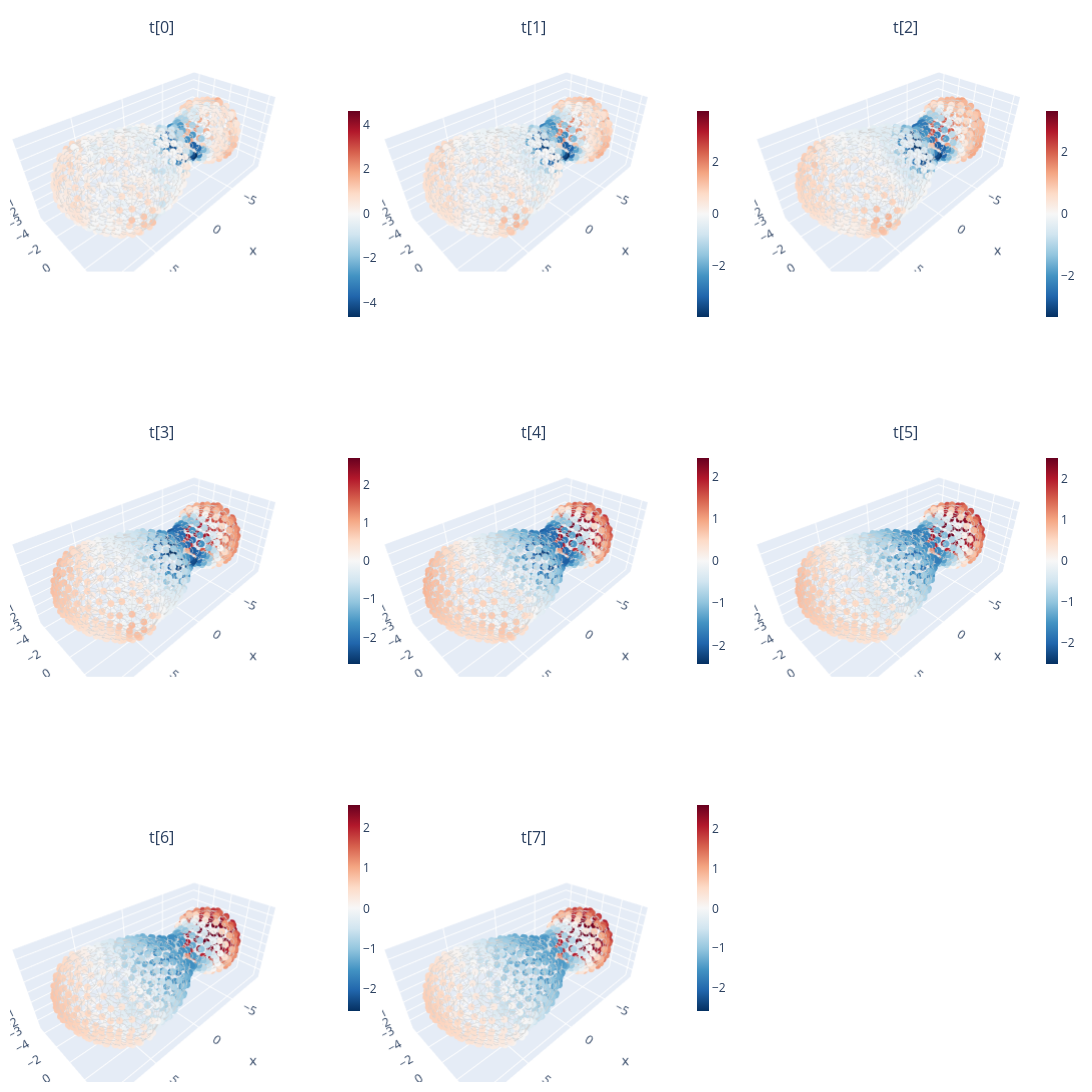

The notebook cell this image was saved under:
### Code cell
import numpy as np
import plotly.graph_objects as go
from plotly.subplots import make_subplots
import math

def plot_hks_graph_subplots(
    centroids, graph, fields_cell, scale_labels=None,
    colorscale="RdBu_r", max_cols=3, node_size=4, edge_width=1
):
    """
    Grid of 3D subplots (max 3 columns). Each subplot = HKS at one time scale
    with its own colorbar positioned within that subplot.
    """
    N, S = fields_cell.shape
    if scale_labels is None:
        scale_labels = [f"t[{i}]" for i in range(S)]

    ncols = min(max_cols, S)
    nrows = math.ceil(S / max_cols)

    # Precompute edges once
    edge_x, edge_y, edge_z = [], [], []
    for i, j in graph.edges():
        edge_x += [centroids[i, 0], centroids[j, 0], None]
        edge_y += [centroids[i, 1], centroids[j, 1], None]
        edge_z += [centroids[i, 2], centroids[j, 2], None]

    fig = make_subplots(
        rows=nrows, cols=ncols,
        specs=[[{'type': 'scene'} for _ in range(ncols)] for _ in range(nrows)],
        subplot_titles=scale_labels
    )

    for k in range(S):
        row = k // ncols + 1
        col = k % ncols + 1

        field = fields_cell[:, k]
        vmax = float(np.nanmax(np.abs(field))) if np.any(np.isfinite(field)) else 1.0
        cmin, cmax = -vmax, vmax  # center at 0 per subplot

        # ---- colorbar position for THIS subplot (normalized figure coords) ----
        # Subplot domain: [ (col-1)/ncols , col/ncols ] × [ 1-row/nrows , 1-(row-1)/nrows ]
        x0 = (col - 1) / ncols
        x1 = col / ncols
        y0 = 1 - row / nrows
        y1 = 1 - (row - 1) / nrows
        cb_x = x1 - 0.02                 # a bit inside the right edge of this subplot
        cb_y = (y0 + y1) / 2.0           # vertically centered in this subplot
        cb_len = 0.65 / nrows            # short bar; scales with number of rows

        # Edges
        fig.add_trace(
            go.Scatter3d(
                x=edge_x, y=edge_y, z=edge_z,
                mode="lines",
                line=dict(width=edge_width, color="lightgray"),
                hoverinfo="none",
                showlegend=False
            ),
            row=row, col=col
        )

        # Nodes
        fig.add_trace(
            go.Scatter3d(
                x=centroids[:, 0], y=centroids[:, 1], z=centroids[:, 2],
                mode="markers",
                marker=dict(
                    size=node_size,
                    color=field,
                    colorscale=colorscale,
                    cmin=cmin, cmax=cmax,
                    colorbar=dict(
                        title="",
                        x=cb_x, y=cb_y,
                        yanchor="middle",
                        len=cb_len,
                        thickness=12
                    ),
                    line=dict(width=0)
                ),
                hoverinfo="none",
                showlegend=False,
                name=scale_labels[k]
            ),
            row=row, col=col
        )

        # Keep aspect ratio
        scene_name = "scene" if (row == 1 and col == 1) else f"scene{k+1}"
        fig.update_layout(**{scene_name: dict(aspectmode='data')})

    fig.update_layout(
        height=500 * nrows,
        width=380 * ncols,
        margin=dict(l=10, r=10, t=40, b=10),
        showlegend=False
    )
    fig.show()



plot_hks_graph_subplots(centroids, cell_graph, (cell_weighted_hks-np.mean(cell_weighted_hks, axis=0))/np.std(cell_weighted_hks, axis=0))
# plot_hks_graph_subplots(centroids, cell_graph, cell_weighted_hks)

### Figure 1 — Plotly figure (JSON) as saved in the notebook; plotly's stock layout.template omitted (floating-point values rounded to 4 significant figures; data arrays with more than 128 entries replaced by an {"elided": "..."} marker saying what was removed)
{"data": [{"hoverinfo": "none", "line": {"color": "lightgray", "width": 1}, "mode": "lines", "scene": "scene", "showlegend": false, "type": "scatter3d", "x": {"elided": "5304 float values"}, "y": {"elided": "5304 float values"}, "z": {"elided": "5304 float values"}}, {"hoverinfo": "none", "marker": {"cmax": 4.643, "cmin": -4.643, "color": {"elided": "590 float values"}, "colorbar": {"len": 0.2167, "thickness": 12, "title": {"text": ""}, "x": 0.3133, "y": 0.8333, "yanchor": "middle"}, "colorscale": [[0, "rgb(5,48,97)"], [0.1, "rgb(33,102,172)"], [0.2, "rgb(67,147,195)"], [0.3, "rgb(146,197,222)"], [0.4, "rgb(209,229,240)"], [0.5, "rgb(247,247,247)"], [0.6, "rgb(253,219,199)"], [0.7, "rgb(244,165,130)"], [0.8, "rgb(214,96,77)"], [0.9, "rgb(178,24,43)"], [1, "rgb(103,0,31)"]], "line": {"width": 0}, "size": 4}, "mode": "markers", "name": "t[0]", "scene": "scene", "showlegend": false, "type": "scatter3d", "x": {"elided": "590 float values"}, "y": {"elided": "590 float values"}, "z": {"elided": "590 float values"}}, {"hoverinfo": "none", "line": {"color": "lightgray", "width": 1}, "mode": "lines", "scene": "scene2", "showlegend": false, "type": "scatter3d", "x": {"elided": "5304 float values"}, "y": {"elided": "5304 float values"}, "z": {"elided": "5304 float values"}}, {"hoverinfo": "none", "marker": {"cmax": 3.976, "cmin": -3.976, "color": {"elided": "590 float values"}, "colorbar": {"len": 0.2167, "thickness": 12, "title": {"text": ""}, "x": 0.6467, "y": 0.8333, "yanchor": "middle"}, "colorscale": [[0, "rgb(5,48,97)"], [0.1, "rgb(33,102,172)"], [0.2, "rgb(67,147,195)"], [0.3, "rgb(146,197,222)"], [0.4, "rgb(209,229,240)"], [0.5, "rgb(247,247,247)"], [0.6, "rgb(253,219,199)"], [0.7, "rgb(244,165,130)"], [0.8, "rgb(214,96,77)"], [0.9, "rgb(178,24,43)"], [1, "rgb(103,0,31)"]], "line": {"width": 0}, "size": 4}, "mode": "markers", "name": "t[1]", "scene": "scene2", "showlegend": false, "type": "scatter3d", "x": {"elided": "590 float values"}, "y": {"elided": "590 float values"}, "z": {"elided": "590 float values"}}, {"hoverinfo": "none", "line": {"color": "lightgray", "width": 1}, "mode": "lines", "scene": "scene3", "showlegend": false, "type": "scatter3d", "x": {"elided": "5304 float values"}, "y": {"elided": "5304 float values"}, "z": {"elided": "5304 float values"}}, {"hoverinfo": "none", "marker": {"cmax": 3.333, "cmin": -3.333, "color": {"elided": "590 float values"}, "colorbar": {"len": 0.2167, "thickness": 12, "title": {"text": ""}, "x": 0.98, "y": 0.8333, "yanchor": "middle"}, "colorscale": [[0, "rgb(5,48,97)"], [0.1, "rgb(33,102,172)"], [0.2, "rgb(67,147,195)"], [0.3, "rgb(146,197,222)"], [0.4, "rgb(209,229,240)"], [0.5, "rgb(247,247,247)"], [0.6, "rgb(253,219,199)"], [0.7, "rgb(244,165,130)"], [0.8, "rgb(214,96,77)"], [0.9, "rgb(178,24,43)"], [1, "rgb(103,0,31)"]], "line": {"width": 0}, "size": 4}, "mode": "markers", "name": "t[2]", "scene": "scene3", "showlegend": false, "type": "scatter3d", "x": {"elided": "590 float values"}, "y": {"elided": "590 float values"}, "z": {"elided": "590 float values"}}, {"hoverinfo": "none", "line": {"color": "lightgray", "width": 1}, "mode": "lines", "scene": "scene4", "showlegend": false, "type": "scatter3d", "x": {"elided": "5304 float values"}, "y": {"elided": "5304 float values"}, "z": {"elided": "5304 float values"}}, {"hoverinfo": "none", "marker": {"cmax": 2.691, "cmin": -2.691, "color": {"elided": "590 float values"}, "colorbar": {"len": 0.2167, "thickness": 12, "title": {"text": ""}, "x": 0.3133, "y": 0.5, "yanchor": "middle"}, "colorscale": [[0, "rgb(5,48,97)"], [0.1, "rgb(33,102,172)"], [0.2, "rgb(67,147,195)"], [0.3, "rgb(146,197,222)"], [0.4, "rgb(209,229,240)"], [0.5, "rgb(247,247,247)"], [0.6, "rgb(253,219,199)"], [0.7, "rgb(244,165,130)"], [0.8, "rgb(214,96,77)"], [0.9, "rgb(178,24,43)"], [1, "rgb(103,0,31)"]], "line": {"width": 0}, "size": 4}, "mode": "markers", "name": "t[3]", "scene": "scene4", "showlegend": false, "type": "scatter3d", "x": {"elided": "590 float values"}, "y": {"elided": "590 float values"}, "z": {"elided": "590 float values"}}, {"hoverinfo": "none", "line": {"color": "lightgray", "width": 1}, "mode": "lines", "scene": "scene5", "showlegend": false, "type": "scatter3d", "x": {"elided": "5304 float values"}, "y": {"elided": "5304 float values"}, "z": {"elided": "5304 float values"}}, {"hoverinfo": "none", "marker": {"cmax": 2.44, "cmin": -2.44, "color": {"elided": "590 float values"}, "colorbar": {"len": 0.2167, "thickness": 12, "title": {"text": ""}, "x": 0.6467, "y": 0.5, "yanchor": "middle"}, "colorscale": [[0, "rgb(5,48,97)"], [0.1, "rgb(33,102,172)"], [0.2, "rgb(67,147,195)"], [0.3, "rgb(146,197,222)"], [0.4, "rgb(209,229,240)"], [0.5, "rgb(247,247,247)"], [0.6, "rgb(253,219,199)"], [0.7, "rgb(244,165,130)"], [0.8, "rgb(214,96,77)"], [0.9, "rgb(178,24,43)"], [1, "rgb(103,0,31)"]], "line": {"width": 0}, "size": 4}, "mode": "markers", "name": "t[4]", "scene": "scene5", "showlegend": false, "type": "scatter3d", "x": {"elided": "590 float values"}, "y": {"elided": "590 float values"}, "z": {"elided": "590 float values"}}, {"hoverinfo": "none", "line": {"color": "lightgray", "width": 1}, "mode": "lines", "scene": "scene6", "showlegend": false, "type": "scatter3d", "x": {"elided": "5304 float values"}, "y": {"elided": "5304 float values"}, "z": {"elided": "5304 float values"}}, {"hoverinfo": "none", "marker": {"cmax": 2.513, "cmin": -2.513, "color": {"elided": "590 float values"}, "colorbar": {"len": 0.2167, "thickness": 12, "title": {"text": ""}, "x": 0.98, "y": 0.5, "yanchor": "middle"}, "colorscale": [[0, "rgb(5,48,97)"], [0.1, "rgb(33,102,172)"], [0.2, "rgb(67,147,195)"], [0.3, "rgb(146,197,222)"], [0.4, "rgb(209,229,240)"], [0.5, "rgb(247,247,247)"], [0.6, "rgb(253,219,199)"], [0.7, "rgb(244,165,130)"], [0.8, "rgb(214,96,77)"], [0.9, "rgb(178,24,43)"], [1, "rgb(103,0,31)"]], "line": {"width": 0}, "size": 4}, "mode": "markers", "name": "t[5]", "scene": "scene6", "showlegend": false, "type": "scatter3d", "x": {"elided": "590 float values"}, "y": {"elided": "590 float values"}, "z": {"elided": "590 float values"}}, {"hoverinfo": "none", "line": {"color": "lightgray", "width": 1}, "mode": "lines", "scene": "scene7", "showlegend": false, "type": "scatter3d", "x": {"elided": "5304 float values"}, "y": {"elided": "5304 float values"}, "z": {"elided": "5304 float values"}}, {"hoverinfo": "none", "marker": {"cmax": 2.555, "cmin": -2.555, "color": {"elided": "590 float values"}, "colorbar": {"len": 0.2167, "thickness": 12, "title": {"text": ""}, "x": 0.3133, "y": 0.1667, "yanchor": "middle"}, "colorscale": [[0, "rgb(5,48,97)"], [0.1, "rgb(33,102,172)"], [0.2, "rgb(67,147,195)"], [0.3, "rgb(146,197,222)"], [0.4, "rgb(209,229,240)"], [0.5, "rgb(247,247,247)"], [0.6, "rgb(253,219,199)"], [0.7, "rgb(244,165,130)"], [0.8, "rgb(214,96,77)"], [0.9, "rgb(178,24,43)"], [1, "rgb(103,0,31)"]], "line": {"width": 0}, "size": 4}, "mode": "markers", "name": "t[6]", "scene": "scene7", "showlegend": false, "type": "scatter3d", "x": {"elided": "590 float values"}, "y": {"elided": "590 float values"}, "z": {"elided": "590 float values"}}, {"hoverinfo": "none", "line": {"color": "lightgray", "width": 1}, "mode": "lines", "scene": "scene8", "showlegend": false, "type": "scatter3d", "x": {"elided": "5304 float values"}, "y": {"elided": "5304 float values"}, "z": {"elided": "5304 float values"}}, {"hoverinfo": "none", "marker": {"cmax": 2.578, "cmin": -2.578, "color": {"elided": "590 float values"}, "colorbar": {"len": 0.2167, "thickness": 12, "title": {"text": ""}, "x": 0.6467, "y": 0.1667, "yanchor": "middle"}, "colorscale": [[0, "rgb(5,48,97)"], [0.1, "rgb(33,102,172)"], [0.2, "rgb(67,147,195)"], [0.3, "rgb(146,197,222)"], [0.4, "rgb(209,229,240)"], [0.5, "rgb(247,247,247)"], [0.6, "rgb(253,219,199)"], [0.7, "rgb(244,165,130)"], [0.8, "rgb(214,96,77)"], [0.9, "rgb(178,24,43)"], [1, "rgb(103,0,31)"]], "line": {"width": 0}, "size": 4}, "mode": "markers", "name": "t[7]", "scene": "scene8", "showlegend": false, "type": "scatter3d", "x": {"elided": "590 float values"}, "y": {"elided": "590 float values"}, "z": {"elided": "590 float values"}}], "layout": {"annotations": [{"font": {"size": 16}, "showarrow": false, "text": "t[0]", "x": 0.1444, "xanchor": "center", "xref": "paper", "y": 1, "yanchor": "bottom", "yref": "paper"}, {"font": {"size": 16}, "showarrow": false, "text": "t[1]", "x": 0.5, "xanchor": "center", "xref": "paper", "y": 1, "yanchor": "bottom", "yref": "paper"}, {"font": {"size": 16}, "showarrow": false, "text": "t[2]", "x": 0.8556, "xanchor": "center", "xref": "paper", "y": 1, "yanchor": "bottom", "yref": "paper"}, {"font": {"size": 16}, "showarrow": false, "text": "t[3]", "x": 0.1444, "xanchor": "center", "xref": "paper", "y": 0.6111, "yanchor": "bottom", "yref": "paper"}, {"font": {"size": 16}, "showarrow": false, "text": "t[4]", "x": 0.5, "xanchor": "center", "xref": "paper", "y": 0.6111, "yanchor": "bottom", "yref": "paper"}, {"font": {"size": 16}, "showarrow": false, "text": "t[5]", "x": 0.8556, "xanchor": "center", "xref": "paper", "y": 0.6111, "yanchor": "bottom", "yref": "paper"}, {"font": {"size": 16}, "showarrow": false, "text": "t[6]", "x": 0.1444, "xanchor": "center", "xref": "paper", "y": 0.2222, "yanchor": "bottom", "yref": "paper"}, {"font": {"size": 16}, "showarrow": false, "text": "t[7]", "x": 0.5, "xanchor": "center", "xref": "paper", "y": 0.2222, "yanchor": "bottom", "yref": "paper"}], "height": 1500, "margin": {"b": 10, "l": 10, "r": 10, "t": 40}, "scene": {"aspectmode": "data", "domain": {"x": [0, 0.2889], "y": [0.7778, 1]}}, "scene2": {"aspectmode": "data", "domain": {"x": [0.3556, 0.6444], "y": [0.7778, 1]}}, "scene3": {"aspectmode": "data", "domain": {"x": [0.7111, 1], "y": [0.7778, 1]}}, "scene4": {"aspectmode": "data", "domain": {"x": [0, 0.2889], "y": [0.3889, 0.6111]}}, "scene5": {"aspectmode": "data", "domain": {"x": [0.3556, 0.6444], "y": [0.3889, 0.6111]}}, "scene6": {"aspectmode": "data", "domain": {"x": [0.7111, 1], "y": [0.3889, 0.6111]}}, "scene7": {"aspectmode": "data", "domain": {"x": [0, 0.2889], "y": [0, 0.2222]}}, "scene8": {"aspectmode": "data", "domain": {"x": [0.3556, 0.6444], "y": [0, 0.2222]}}, "scene9": {"domain": {"x": [0.7111, 1], "y": [0, 0.2222]}}, "showlegend": false, "width": 1140}}
